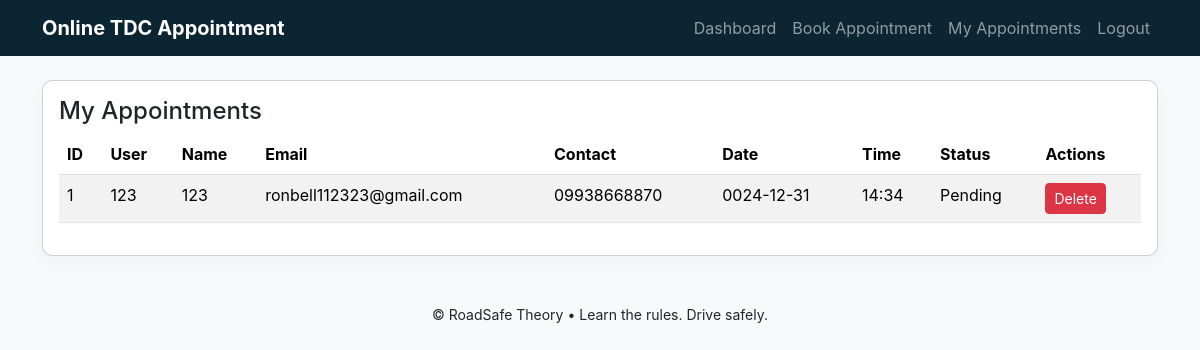
The app's page /appointments (signed in) with its own data.
### app.py (models this page shows, shortened)
class Appointment(db.Model):
    id = db.Column(db.Integer, primary_key=True)
    user_id = db.Column(db.Integer, db.ForeignKey('user.id'), nullable=False)
    full_name = db.Column(db.String(200), nullable=False)
    email = db.Column(db.String(200), nullable=False)
    contact_number = db.Column(db.String(50), nullable=False)
    preferred_date = db.Column(db.String(50), nullable=False)
    preferred_time = db.Column(db.String(50), nullable=False)
    remarks = db.Column(db.Text)
    payment_status = db.Column(db.String(50), default='Unpaid')
    status = db.Column(db.String(50), default='Pending')
    created_at = db.Column(db.DateTime, default=datetime.utcnow)

class User(db.Model):
    id = db.Column(db.Integer, primary_key=True)
    username = db.Column(db.String(150), unique=True, nullable=False)
    password_hash = db.Column(db.String(256), nullable=False)
    full_name = db.Column(db.String(200))
    email = db.Column(db.String(200))
    is_admin = db.Column(db.Boolean, default=False)
    admin_token = db.Column(db.String(100))
    appointments = db.relationship('Appointment', backref='user', lazy=True)

### app.py (the view)
@app.route('/appointments')
@login_required
def appointments():
    user = User.query.get(session['user_id'])
    appointments = Appointment.query.filter_by(
        user_id=user.id).order_by(Appointment.created_at.desc()).all()
    return render_template('appointments.html', user=user, appointments=appointments)

### app.py (called while the page is built)
def login_required(view):
    @wraps(view)
    def wrapped(*args, **kwargs):
        if 'user_id' not in session:
            flash("Please log in first.", "error")
            return redirect(url_for('login'))
        return view(*args, **kwargs)
    return wrapped

### templates/appointments.html (shortened to what this page needs)
{% extends "base.html" %}
{% block content %}
<div class="card p-3">
  <h4>{{ 'All Appointments' if admin_view else 'My Appointments' }}</h4>
  {% if appointments %}
    <div class="table-responsive">
      <table class="table table-striped">
        <thead><tr><th>ID</th><th>User</th><th>Name</th><th>Email</th><th>Contact</th><th>Date</th><th>Time</th><th>Status</th><th>Actions</th></tr></thead>
        <tbody>
        {% for a in appointments %}
          <tr>
            <td>{{ a.id }}</td>
            <td>{{ a.user.username }}</td>
            <td>{{ a.full_name }}</td>
            <td>{{ a.email }}</td>
            <td>{{ a.contact_number }}</td>
            <td>{{ a.preferred_date }}</td>
            <td>{{ a.preferred_time }}</td>
            <td>{{ a.status }}</td>
            <td>
              <form style="display:inline-block" action="{{ url_for('delete_appointment', appt_id=a.id) }}" method="post" onsubmit="return confirm('Delete appointment?');">
                <button class="btn btn-sm btn-danger">Delete</button>
              </form>
            </td>
          </tr>
        {% endfor %}
        </tbody>
      </table>
    </div>
  {% else %}
    <p>No appointments found.</p>
  {% endif %}
</div>
{% endblock %}

### templates/base.html (shortened to what this page needs)
<!doctype html>
<html lang="en">
<head>
  <link href="https://cdn.jsdelivr.net/npm/bootstrap@5.3.2/dist/css/bootstrap.min.css" rel="stylesheet">
  <link rel="stylesheet" href="{{ url_for('static', filename='styles.css') }}">
</head>
<body class="bg-light">
  <nav class="navbar navbar-expand-lg navbar-dark" style="background:#0b2533;">
    <div class="container">
      <a class="navbar-brand" href="{{ url_for('index') }}">Online TDC Appointment</a>
      <div class="collapse navbar-collapse" id="navmenu">
        <ul class="navbar-nav ms-auto">
          {% if session.get('username') %}
            <li class="nav-item"><a class="nav-link" href="{{ url_for('dashboard') }}">Dashboard</a></li>
            <li class="nav-item"><a class="nav-link" href="{{ url_for('new_appointment') }}">Book Appointment</a></li>
            <li class="nav-item"><a class="nav-link" href="{{ url_for('appointments') }}">My Appointments</a></li>
            <li class="nav-item"><a class="nav-link" href="{{ url_for('logout') }}">Logout</a></li>
          {% else %}
            <li class="nav-item"><a class="nav-link" href="{{ url_for('index') }}">Home</a></li>
            <li class="nav-item"><a class="nav-link" href="{{ url_for('register') }}">Register</a></li>
          {% endif %}
        </ul>
      </div>
    </div>
  </nav>
  <div class="container my-4">
    {% block content %}{% endblock %}
  </div>
  <footer class="text-center py-3">
    <small>© RoadSafe Theory • Learn the rules. Drive safely.</small>
  </footer>
</body>
</html>

### static/styles.css (style rules this page uses)
body { font-family: Inter, system-ui, -apple-system, 'Segoe UI', Roboto, 'Helvetica Neue', Arial; }
.navbar-brand { font-weight:700; }
.card { border-radius:10px; box-shadow: 0 6px 18px rgba(10,40,50,0.04); }
footer { background: transparent; margin-top: 30px; }

### records on screen
Appointment: id "1", user.username "123", full_name "123", email "ronbell112323@gmail.com", contact_number "09938668870", preferred_date "0024-12-31", preferred_time "14:34", status "Pending"

### other values on screen
{{ 'All Appointments' if admin_view else 'My Appointments' }} "My Appointments"
